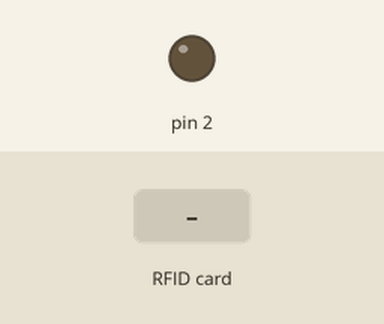
Bench run of a sketch on a simulated Arduino Uno, built with avr-gcc and run on an emulated ATmega328P. Shown: output pins drawn as LEDs (lit = HIGH). The test bench sets the inputs (shaded band). Pins used as bus, display or sensor lines are not drawn; what the sketch prints to the serial monitor is not drawn.

Above: at 1.2 s.
1.3 s: RFID card C6 3E 7D 2B held to the reader
At 2.1 s:
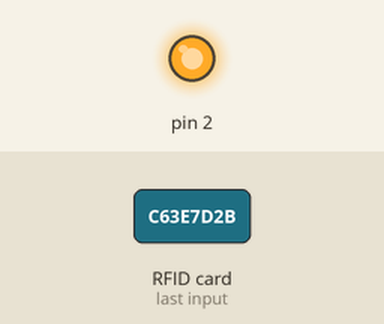
3.8 s: RFID card 5E 7A 19 C4 held to the reader
Timing chart, 0 to 6.8 s (numbered marks = the images above; inputs shaded):
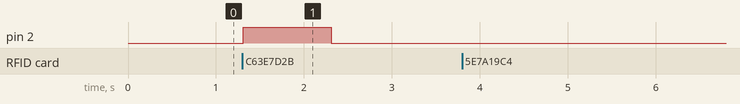

The sketch:

rfid.ino
```cpp
#include <SPI.h>
#include <MFRC522.h>
#define SDA_PIN 10
#define RST_PIN 9
MFRC522 mfrc522(SDA_PIN, RST_PIN);
void setup()
{
  Serial.begin(9600);
  SPI.begin();
  mfrc522.PCD_Init();   // آماده کردن MFRC522
  Serial.println("کارت خود را نزدیک ماژول کنید...");
  pinMode(2,OUTPUT);
}
void loop()
{
  //بررسی کارت جدید
  if ( ! mfrc522.PICC_IsNewCardPresent())
  {
    return;
  }
  // انتخاب و خواندن کارت
  if ( ! mfrc522.PICC_ReadCardSerial())
  {
    return;
  }
  //نمایش شناسه UID کارت
  Serial.print("UID tag :");
  String content = "";
  byte letter;
  for (byte i = 0; i < mfrc522.uid.size; i++)
  {
    Serial.print(mfrc522.uid.uidByte[i] < 0x10 ? " 0" : " ");
    Serial.print(mfrc522.uid.uidByte[i], HEX);
    content.concat(String(mfrc522.uid.uidByte[i] < 0x10 ? " 0" : " "));
    content.concat(String(mfrc522.uid.uidByte[i], HEX));
  }
  Serial.println();
  Serial.print("Message : ");
  content.toUpperCase();
  if (content.substring(1) == "C6 3E 7D 2B") //شناسه UID کارت خود را اینجا جایگزین کنید
  {
    Serial.println("کارت مورد تایید است.");
    digitalWrite(2, HIGH);
    delay(1000);
    digitalWrite(2, LOW);
    delay(1000);
  }
  else
  {
    Serial.println(" کارت غیر مجاز");
    delay(1000);
  }
}
```

Measured:
- after the input at 1.3 s, pin 2: LOW → HIGH at once, → LOW 1.0 s later
- after the input at 3.8 s, every drawn part: stays the same
